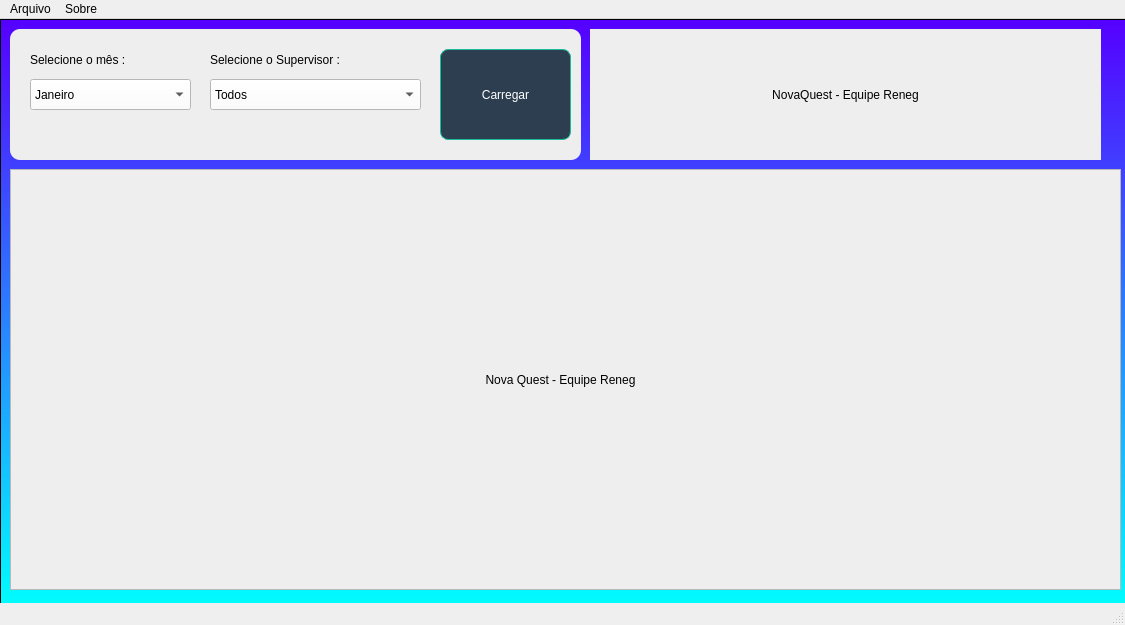
<?xml version="1.0" encoding="UTF-8"?>
<ui version="4.0">
 <class>telaAplicativo</class>
 <widget class="QMainWindow" name="telaAplicativo">
  <property name="geometry">
   <rect>
    <x>0</x>
    <y>0</y>
    <width>1125</width>
    <height>625</height>
   </rect>
  </property>
  <property name="windowTitle">
   <string>App Hora Extra - NQ</string>
  </property>
  <property name="autoFillBackground">
   <bool>false</bool>
  </property>
  <property name="styleSheet">
   <string notr="true"/>
  </property>
  <widget class="QWidget" name="centralwidget">
   <property name="styleSheet">
    <string notr="true"/>
   </property>
   <widget class="QFrame" name="frameFundoVisualizar">
    <property name="geometry">
     <rect>
      <x>0</x>
      <y>0</y>
      <width>1131</width>
      <height>591</height>
     </rect>
    </property>
    <property name="styleSheet">
     <string notr="true">QFrame {
background-color: qlineargradient(spread:pad, x1:1, y1:1, x2:1, y2:0, stop:0 rgba(0, 255, 255, 255), stop:1 rgba(85, 0, 255, 255));
}
QGroupBox {
background-color: rgb(238, 238, 238);
border-radius: 10px;
}
/*---*/
QLabel {
background-color: rgb(238, 238, 238);
}

QPushButton {
    background-color: #2c3e50;
    color: white;
    border: 1px solid #1abc9c;
    border-radius: 8px;
    padding: 8px 16px;
    font: 11pt &quot;Segoe UI&quot;;
}

QPushButton:hover {
    background-color: #34495e;
    border: 1px solid #16a085;
}

QPushButton:pressed {
    background-color: #1abc9c;
    border: 1px solid #16a085;
}</string>
    </property>
    <property name="frameShape">
     <enum>QFrame::StyledPanel</enum>
    </property>
    <property name="frameShadow">
     <enum>QFrame::Raised</enum>
    </property>
    <widget class="QTableView" name="tabelaBancoDados">
     <property name="geometry">
      <rect>
       <x>10</x>
       <y>150</y>
       <width>1111</width>
       <height>421</height>
      </rect>
     </property>
     <property name="styleSheet">
      <string notr="true">background-color: rgb(238, 238, 238);</string>
     </property>
    </widget>
    <widget class="QGroupBox" name="grupoVisualizarDados">
     <property name="geometry">
      <rect>
       <x>10</x>
       <y>10</y>
       <width>571</width>
       <height>131</height>
      </rect>
     </property>
     <property name="styleSheet">
      <string notr="true"/>
     </property>
     <property name="title">
      <string/>
     </property>
     <widget class="QComboBox" name="comboVisualizarMes">
      <property name="geometry">
       <rect>
        <x>20</x>
        <y>50</y>
        <width>161</width>
        <height>31</height>
       </rect>
      </property>
      <property name="styleSheet">
       <string notr="true">background-color: rgb(255, 255, 255);</string>
      </property>
      <property name="editable">
       <bool>false</bool>
      </property>
      <property name="currentText">
       <string>Janeiro</string>
      </property>
      <item>
       <property name="text">
        <string>Janeiro</string>
       </property>
      </item>
      <item>
       <property name="text">
        <string>Fevereiro</string>
       </property>
      </item>
      <item>
       <property name="text">
        <string>Março</string>
       </property>
      </item>
      <item>
       <property name="text">
        <string>Abril</string>
       </property>
      </item>
      <item>
       <property name="text">
        <string>Maio</string>
       </property>
      </item>
      <item>
       <property name="text">
        <string>Junho</string>
       </property>
      </item>
      <item>
       <property name="text">
        <string>Julho</string>
       </property>
      </item>
      <item>
       <property name="text">
        <string>Agosto</string>
       </property>
      </item>
      <item>
       <property name="text">
        <string>Setembro</string>
       </property>
      </item>
      <item>
       <property name="text">
        <string>Outubro</string>
       </property>
      </item>
      <item>
       <property name="text">
        <string>Novembro</string>
       </property>
      </item>
      <item>
       <property name="text">
        <string>Dezembro</string>
       </property>
      </item>
     </widget>
     <widget class="QLabel" name="label">
      <property name="geometry">
       <rect>
        <x>20</x>
        <y>20</y>
        <width>161</width>
        <height>21</height>
       </rect>
      </property>
      <property name="styleSheet">
       <string notr="true">font: 12pt &quot;MS Shell Dlg 2&quot;;

</string>
      </property>
      <property name="text">
       <string>Selecione o mês :</string>
      </property>
     </widget>
     <widget class="QPushButton" name="btn_VisualizarMes">
      <property name="geometry">
       <rect>
        <x>430</x>
        <y>20</y>
        <width>131</width>
        <height>91</height>
       </rect>
      </property>
      <property name="text">
       <string>Carregar</string>
      </property>
     </widget>
     <widget class="QComboBox" name="comboFiltro">
      <property name="geometry">
       <rect>
        <x>200</x>
        <y>50</y>
        <width>211</width>
        <height>31</height>
       </rect>
      </property>
      <property name="styleSheet">
       <string notr="true">background-color: rgb(255, 255, 255);</string>
      </property>
      <property name="editable">
       <bool>false</bool>
      </property>
      <property name="currentText">
       <string>Todos</string>
      </property>
      <item>
       <property name="text">
        <string>Todos</string>
       </property>
      </item>
     </widget>
     <widget class="QLabel" name="label_2">
      <property name="geometry">
       <rect>
        <x>200</x>
        <y>20</y>
        <width>221</width>
        <height>21</height>
       </rect>
      </property>
      <property name="styleSheet">
       <string notr="true">font: 12pt &quot;MS Shell Dlg 2&quot;;

</string>
      </property>
      <property name="text">
       <string>Selecione o Supervisor :</string>
      </property>
     </widget>
    </widget>
    <widget class="QLabel" name="telainicial">
     <property name="geometry">
      <rect>
       <x>30</x>
       <y>170</y>
       <width>1061</width>
       <height>381</height>
      </rect>
     </property>
     <property name="styleSheet">
      <string notr="true">font: 50pt &quot;MS Shell Dlg 2&quot;;

</string>
     </property>
     <property name="text">
      <string>Nova Quest - Equipe Reneg</string>
     </property>
     <property name="alignment">
      <set>Qt::AlignCenter</set>
     </property>
    </widget>
    <widget class="QLabel" name="label_4">
     <property name="enabled">
      <bool>true</bool>
     </property>
     <property name="geometry">
      <rect>
       <x>590</x>
       <y>10</y>
       <width>511</width>
       <height>131</height>
      </rect>
     </property>
     <property name="styleSheet">
      <string notr="true">font: 24pt &quot;MS Shell Dlg 2&quot;;

</string>
     </property>
     <property name="text">
      <string>NovaQuest - Equipe Reneg</string>
     </property>
     <property name="alignment">
      <set>Qt::AlignCenter</set>
     </property>
    </widget>
   </widget>
  </widget>
  <widget class="QMenuBar" name="barraMenu">
   <property name="geometry">
    <rect>
     <x>0</x>
     <y>0</y>
     <width>1125</width>
     <height>26</height>
    </rect>
   </property>
   <widget class="QMenu" name="menuArquivo">
    <property name="title">
     <string>Arquivo</string>
    </property>
    <addaction name="actionImportar_Dados"/>
    <addaction name="actionExportar_Excel"/>
    <addaction name="actionExcluir_Operador"/>
   </widget>
   <widget class="QMenu" name="menuSobre">
    <property name="title">
     <string>Sobre</string>
    </property>
   </widget>
   <addaction name="menuArquivo"/>
   <addaction name="menuSobre"/>
  </widget>
  <widget class="QStatusBar" name="statusbar"/>
  <action name="actionImportar_Dados">
   <property name="text">
    <string>Importar Dados</string>
   </property>
  </action>
  <action name="actionExportar_Excel">
   <property name="text">
    <string>Exportar Excel</string>
   </property>
  </action>
  <action name="actionExcluir_Operador">
   <property name="text">
    <string>Excluir Operador</string>
   </property>
  </action>
 </widget>
 <resources/>
 <connections/>
</ui>
